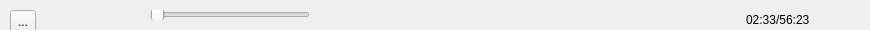
<?xml version="1.0" encoding="UTF-8"?>
<ui version="4.0">
    <class>Form</class>
    <widget name="Form" class="QWidget">
        <property name="geometry">
            <rect>
                <x>0</x>
                <y>0</y>
                <width>870</width>
                <height>30</height>
            </rect>
        </property>
        <property name="maximumSize">
            <size>
                <width>16777215</width>
                <height>30</height>
            </size>
        </property>
        <property name="windowTitle">
            <string>Form</string>
        </property>
        <widget name="slider" class="QSlider">
            <property name="geometry">
                <rect>
                    <x>150</x>
                    <y>10</y>
                    <width>160</width>
                    <height>10</height>
                </rect>
            </property>
            <property name="maximumSize">
                <size>
                    <width>16777215</width>
                    <height>16777</height>
                </size>
            </property>
            <property name="orientation">
                <enum>Qt::Horizontal</enum>
            </property>
        </widget>
        <widget name="play_pause_toolbutton" class="QToolButton">
            <property name="geometry">
                <rect>
                    <x>10</x>
                    <y>10</y>
                    <width>26</width>
                    <height>24</height>
                </rect>
            </property>
            <property name="text">
                <string>...</string>
            </property>
        </widget>
        <widget name="length_label" class="QLabel">
            <property name="geometry">
                <rect>
                    <x>746</x>
                    <y>10</y>
                    <width>101</width>
                    <height>20</height>
                </rect>
            </property>
            <property name="text">
                <string>02:33/56:23</string>
            </property>
        </widget>
    </widget>
    <resources />
    <connections />
</ui>
